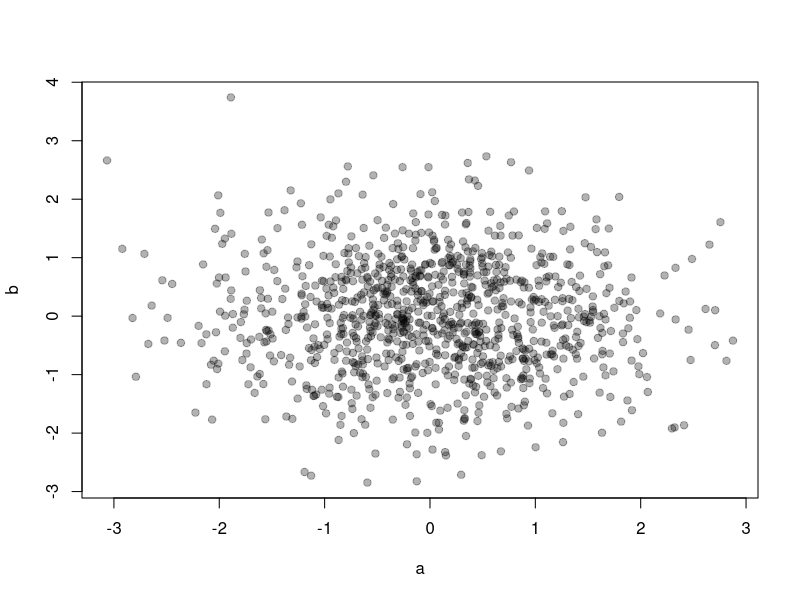
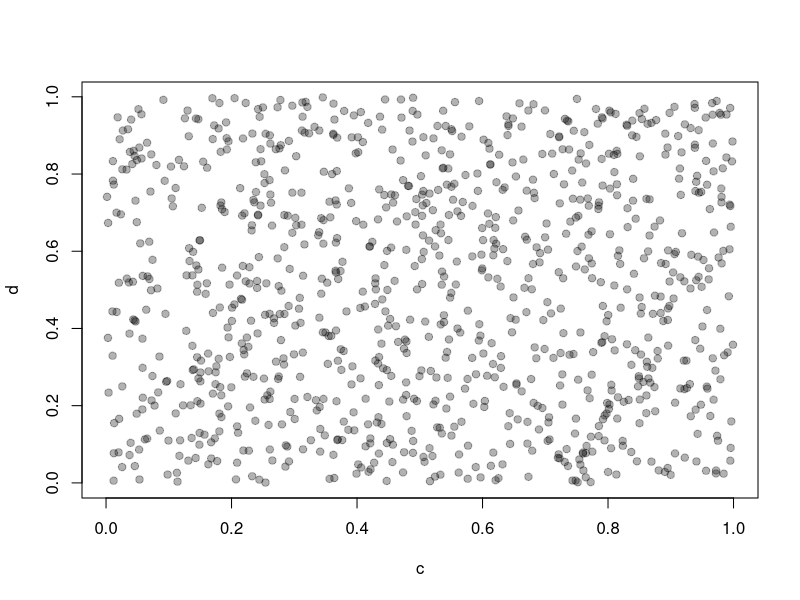
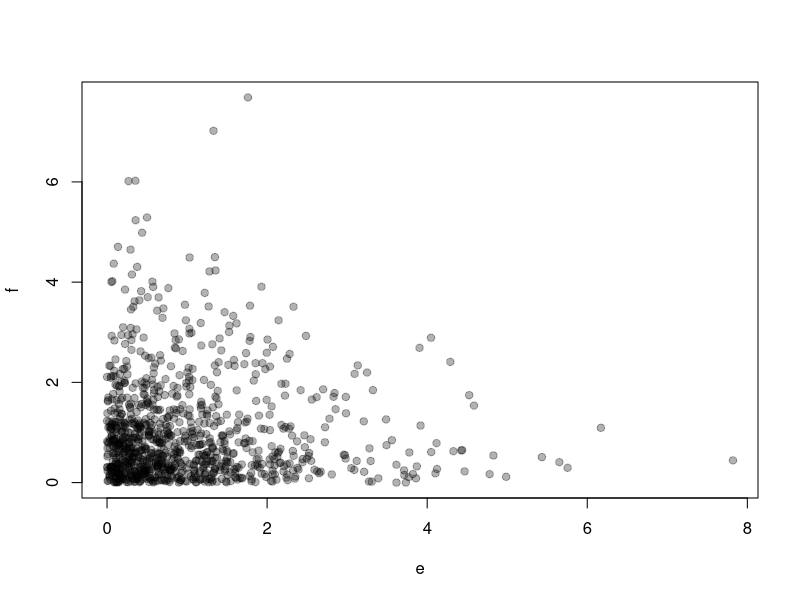

Here is the R script that generated these plots, in order:
#My script
a <- rnorm(1000)
b <- rnorm(1000)

plot(a, b, pch = 19, col = rgb(0,0,0,0.3))


#More data sim
c <- runif(1000)
d <- runif(1000)

plot(c, d, pch = 19, col = rgb(0,0,0,0.3))


#add third set of data
e <- rgamma(1000, shape = 1)
f <- rgamma(1000, shape = 1)

plot(e, f, pch = 19, col = rgb(0,0,0,0.3))
